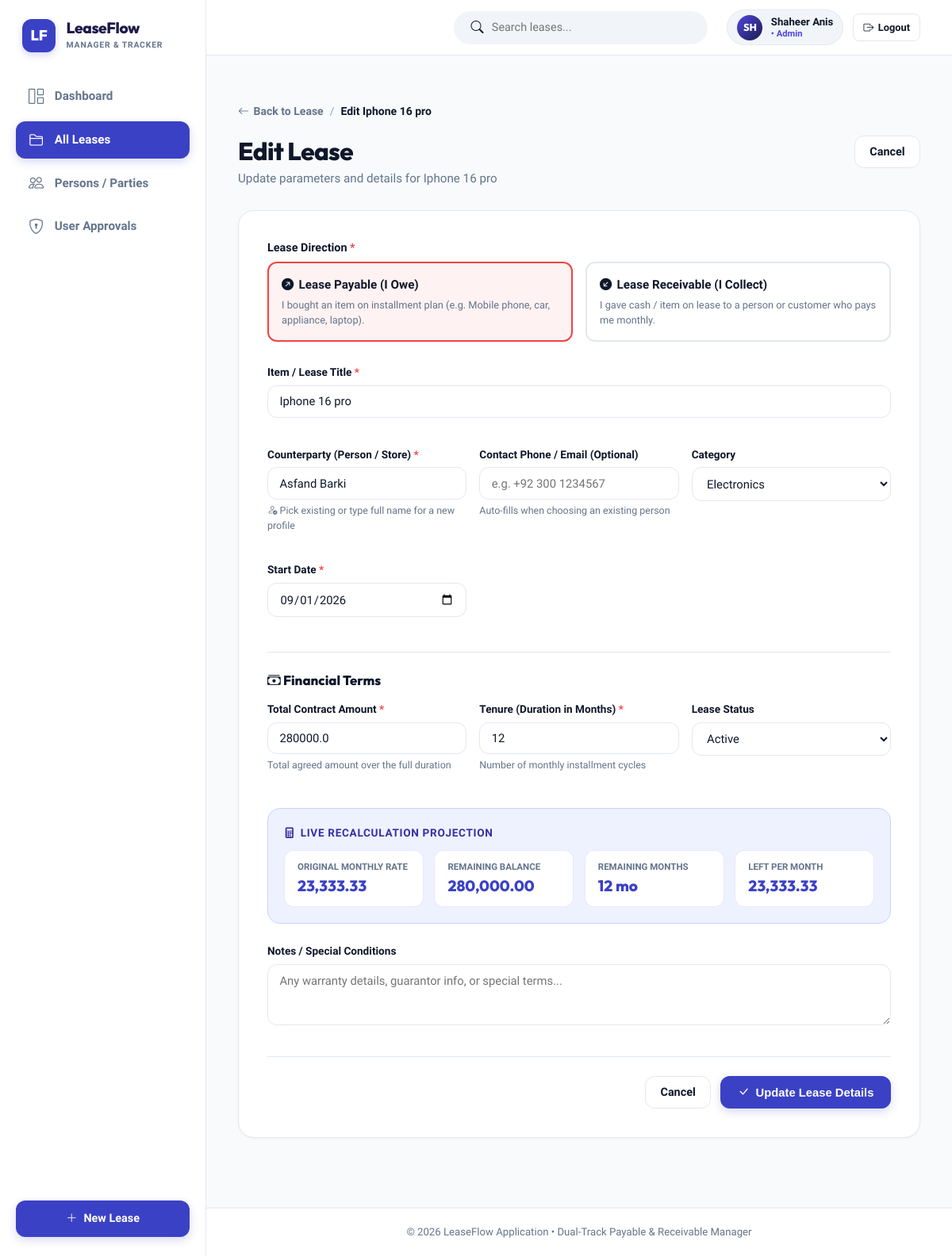
Screenshot of /leases/1/edit (signed in) with the database file from the repository.
### app/models.py (models this page shows, shortened)
class User(db.Model):
    __tablename__ = 'users'
    id = db.Column(db.Integer, primary_key=True)
    username = db.Column(db.String(80), unique=True, nullable=False, index=True)
    full_name = db.Column(db.String(120), nullable=True)
    email = db.Column(db.String(120), nullable=True)
    password_hash = db.Column(db.String(256), nullable=False)
    role = db.Column(db.String(20), nullable=False, default='user') # 'admin' or 'user'
    status = db.Column(db.String(20), nullable=False, default='pending') # 'approved', 'pending', 'rejected'
    failed_logins = db.Column(db.Integer, default=0)
    locked_until = db.Column(db.DateTime, nullable=True)
    created_at = db.Column(db.DateTime, default=utc_now)
    approved_at = db.Column(db.DateTime, nullable=True)
    last_login = db.Column(db.DateTime, nullable=True)
    leases = db.relationship('Lease', backref='owner', lazy=True, cascade='all, delete-orphan')
    counterparties = db.relationship('Counterparty', backref='owner', lazy=True, cascade='all, delete-orphan')
    @property
    def is_admin(self):
        return self.role == 'admin'
    @property
    def is_approved(self):
        return self.status == 'approved'

class Lease(db.Model):
    __tablename__ = 'leases'
    id = db.Column(db.Integer, primary_key=True)
    user_id = db.Column(db.Integer, db.ForeignKey('users.id', ondelete='CASCADE'), nullable=True, index=True)
    title = db.Column(db.String(120), nullable=False)
    lease_type = db.Column(db.String(20), nullable=False, default='payable') # 'payable' (I owe / bought) or 'receivable' (I gave / receive)
    counterparty_id = db.Column(db.Integer, db.ForeignKey('counterparties.id', ondelete='SET NULL'), nullable=True)
    party_name = db.Column(db.String(120), nullable=False) # Vendor or Customer Name
    party_contact = db.Column(db.String(120), nullable=True) # Phone / Email
    total_amount = db.Column(db.Float, nullable=False)
    tenure_months = db.Column(db.Integer, nullable=False)
    start_date = db.Column(db.Date, nullable=False, default=date.today)
    category = db.Column(db.String(50), nullable=False, default='Electronics')
    status = db.Column(db.String(20), nullable=False, default='active') # 'active', 'completed', 'cancelled'
    notes = db.Column(db.Text, nullable=True)
    created_at = db.Column(db.DateTime, default=utc_now)
    updated_at = db.Column(db.DateTime, default=utc_now, onupdate=utc_now)
    payments = db.relationship('Payment', backref='lease', cascade='all, delete-orphan', lazy=True, order_by='Payment.payment_date.asc(), Payment.id.asc()')
    documents = db.relationship('Document', backref='lease', cascade='all, delete-orphan', lazy=True, order_by='Document.uploaded_at.desc()')

### app/routes.py (the view, shortened to what this page needs)
@main_bp.route('/leases/<int:id>/edit', methods=['GET', 'POST'])
@login_required
def lease_edit(id):
    lease = Lease.query.filter_by(id=id, user_id=g.current_user.id).first_or_404()
    counterparties = Counterparty.query.filter_by(user_id=g.current_user.id).order_by(Counterparty.name.asc()).all()
    return render_template('leases/form.html', lease=lease, today=date.today(), counterparties=counterparties)

### app/auth.py (called while the page is built)
def login_required(f):
    @functools.wraps(f)
    def decorated_function(*args, **kwargs):
        if not g.current_user:
            return redirect(url_for('main.login', next=request.url))
        if not g.current_user.is_approved:
            session.clear()
            flash('Your account is awaiting administrator approval before you can access LeaseFlow.', 'warning')
            return redirect(url_for('main.login'))
        return f(*args, **kwargs)
    return decorated_function

### app/templates/leases/form.html (shortened to what this page needs)
{% extends 'base.html' %}
{% block content %}
<div style="max-width: 860px; margin: 0 auto;">
  <div style="display: flex; align-items: center; gap: 0.5rem; margin-bottom: 1.25rem; font-size: 0.875rem;">
    <a href="{% if lease %}{{ url_for('main.lease_detail', id=lease.id) }}{% else %}{{ url_for('main.lease_list') }}{% endif %}" style="color: var(--text-muted); display: inline-flex; align-items: center; gap: 0.35rem; font-weight: 600;">
      <i class="bi bi-arrow-left"></i> {% if lease %}Back to Lease{% else %}All Leases{% endif %}
    </a>
    <span style="color: var(--text-light);">/</span>
    <span style="color: var(--text-main); font-weight: 700;">{% if lease %}Edit {{ lease.title }}{% else %}New Lease{% endif %}</span>
  </div>
  <div class="page-title-row">
    <div>
      <h1>{% if lease %}Edit Lease{% else %}Create New Lease{% endif %}</h1>
      <p>{% if lease %}Update parameters and details for {{ lease.title }}{% else %}Track a purchase on installments or an item given out on lease.{% endif %}</p>
    </div>
    <a href="{% if lease %}{{ url_for('main.lease_detail', id=lease.id) }}{% else %}{{ url_for('main.lease_list') }}{% endif %}" class="btn btn-secondary">
      Cancel
    </a>
  </div>
  <form method="POST" enctype="multipart/form-data" class="card" style="border-radius: var(--radius-xl);">
    <div class="card-body" style="padding: 2.25rem;">
      <div class="form-group" style="margin-bottom: 1.75rem;">
        <label class="form-label" style="font-size: 0.9rem;">Lease Direction <span class="required">*</span></label>
        <div class="radio-cards">
          <div class="radio-card payable">
            <label for="type_payable">
              <div class="radio-card-title text-danger" style="display: flex; align-items: center; gap: 0.4rem;">
                <i class="bi bi-arrow-up-right-circle-fill"></i> Lease Payable (I Owe)
              </div>
              <div class="radio-card-desc">
                I bought an item on installment plan (e.g. Mobile phone, car, appliance, laptop).
              </div>
            </label>
          </div>
          <div class="radio-card receivable">
            <label for="type_receivable">
              <div class="radio-card-title text-success" style="display: flex; align-items: center; gap: 0.4rem;">
                <i class="bi bi-arrow-down-left-circle-fill"></i> Lease Receivable (I Collect)
              </div>
              <div class="radio-card-desc">
                I gave cash / item on lease to a person or customer who pays me monthly.
              </div>
            </label>
          </div>
        </div>
      </div>
      <div class="form-grid">
        <div class="form-group" style="grid-column: 1 / -1;">
          <label class="form-label" for="title">Item / Lease Title <span class="required">*</span></label>
          <input type="text" id="title" name="title" class="form-control" placeholder="e.g. iPhone 16 Pro Max, Cash Loan, Honda Civic, MacBook Pro"
                 value="{{ lease.title if lease else '' }}" required>
        </div>
        <div class="form-group">
          <label class="form-label" for="party_name">Counterparty (Person / Store) <span class="required">*</span></label>
          <input type="text" id="party_name" name="party_name" list="counterparty_datalist" class="form-control"
                 placeholder="Select existing person or type new name..."
                 value="{{ preselected_party.name if preselected_party else (lease.party_name if lease else '') }}"
                 autocomplete="off" required>
          <div class="form-hint">
            <i class="bi bi-person-check text-primary"></i> Pick existing or type full name for a new profile
          </div>
        </div>
        <div class="form-group">
          <label class="form-label" for="party_contact">Contact Phone / Email (Optional)</label>
          <input type="text" id="party_contact" name="party_contact" class="form-control" placeholder="e.g. +92 300 1234567"
                 value="{{ preselected_party.phone if preselected_party and preselected_party.phone else (lease.party_contact if lease else '') }}">
          <div class="form-hint">Auto-fills when choosing an existing person</div>
        </div>
        <div class="form-group">
          <label class="form-label" for="category">Category</label>
          <select id="category" name="category" class="form-control">
            {% set cats = ['Electronics', 'Vehicles', 'Appliances', 'Cash / Personal', 'Real Estate', 'Machinery & Tools', 'Other'] %}
            {% for c in cats %}
              <option value="{{ c }}" {% if lease and lease.category == c %}selected{% elif not lease and c == 'Electronics' %}selected{% endif %}>{{ c }}</option>
            {% endfor %}
          </select>
        </div>
        <div class="form-group">
          <label class="form-label" for="start_date">Start Date <span class="required">*</span></label>
          <input type="date" id="start_date" name="start_date" class="form-control"
                 value="{{ lease.start_date.strftime('%Y-%m-%d') if lease else today.strftime('%Y-%m-%d') }}" required>
        </div>
      </div>
      <div style="margin: 1.5rem 0 1rem; border-top: 1px solid var(--border-color); padding-top: 1.5rem;">
        <h4 style="font-size: 1.05rem; font-weight: 800; margin-bottom: 1rem; color: var(--text-main);">
          <i class="bi bi-cash-stack text-primary"></i> Financial Terms
        </h4>
        <div class="form-grid">
          <div class="form-group">
            <label class="form-label" for="total_amount">Total Contract Amount <span class="required">*</span></label>
            <input type="number" step="any" min="1" id="total_amount" name="total_amount" class="form-control" placeholder="e.g. 280000"
                   value="{{ lease.total_amount if lease else '' }}" required>
            <div class="form-hint">Total agreed amount over the full duration</div>
          </div>
          <div class="form-group">
            <label class="form-label" for="tenure_months">Tenure (Duration in Months) <span class="required">*</span></label>
            <input type="number" min="1" max="360" id="tenure_months" name="tenure_months" class="form-control" placeholder="e.g. 12"
                   value="{{ lease.tenure_months if lease else '12' }}" required>
            <div class="form-hint">Number of monthly installment cycles</div>
          </div>
          {% if lease %}
            <div class="form-group">
              <label class="form-label" for="status">Lease Status</label>
              <select id="status" name="status" class="form-control">
                <option value="active" {% if lease.status == 'active' %}selected{% endif %}>Active</option>
              </select>
            </div>
          {% endif %}
        </div>
      </div>
      <div class="live-calc-box">
        <div class="live-calc-title">
          <i class="bi bi-calculator-fill"></i> Live Recalculation Projection
        </div>
        <div class="live-calc-grid">
          <div class="live-calc-item">
            <div class="live-calc-label">Original Monthly Rate</div>
            <div class="live-calc-val" id="calc_standard_monthly">0.00</div>
          </div>
          <div class="live-calc-item">
            <div class="live-calc-label">Remaining Balance</div>
            <div class="live-calc-val" id="calc_remaining_balance">0.00</div>
          </div>
          <div class="live-calc-item">
            <div class="live-calc-label">Remaining Months</div>
            <div class="live-calc-val" id="calc_remaining_months">0 mo</div>
          </div>
          <div class="live-calc-item">
            <div class="live-calc-label">Left Per Month</div>
            <div class="live-calc-val" id="calc_remaining_monthly" style="color: var(--primary-blue);">0.00</div>
          </div>
        </div>
      </div>
      <div class="form-group">
        <label class="form-label" for="notes">Notes / Special Conditions</label>
        <textarea id="notes" name="notes" rows="3" class="form-control" placeholder="Any warranty details, guarantor info, or special terms...">{{ lease.notes if lease else '' }}</textarea>
      </div>
      <div style="display: flex; justify-content: flex-end; gap: 0.75rem; margin-top: 2rem; border-top: 1px solid var(--border-color); padding-top: 1.5rem;">
        <a href="{% if lease %}{{ url_for('main.lease_detail', id=lease.id) }}{% else %}{{ url_for('main.lease_list') }}{% endif %}" class="btn btn-secondary">
          Cancel
        </a>
        <button type="submit" class="btn-primary-action">
          <i class="bi bi-check-lg"></i> {% if lease %}Update Lease Details{% else %}Save & Start Lease{% endif %}
        </button>
      </div>
    </div>
  </form>
</div>
{% endblock %}

### app/templates/base.html (shortened to what this page needs)
<!DOCTYPE html>
<html lang="en">
<head>
  <link rel="stylesheet" href="https://cdn.jsdelivr.net/npm/bootstrap-icons@1.11.3/font/bootstrap-icons.min.css">
  <link rel="stylesheet" href="{{ url_for('static', filename='css/style.css') }}">
</head>
<body>
  <div class="app-container">
    <aside class="app-sidebar">
      <a href="{{ url_for('main.dashboard') }}" class="sidebar-brand">
        <div class="brand-logo-box">LF</div>
        <div class="brand-info">
          <h2>LeaseFlow</h2>
          <span>MANAGER & TRACKER</span>
        </div>
      </a>
      <nav class="sidebar-nav">
        <a href="{{ url_for('main.dashboard') }}" class="nav-link-item {% if request.endpoint == 'main.dashboard' %}active{% endif %}">
          <i class="bi bi-grid-1x2"></i>
          <span>Dashboard</span>
        </a>
        <a href="{{ url_for('main.lease_list') }}" class="nav-link-item {% if request.endpoint in ['main.lease_list', 'main.lease_detail', 'main.lease_edit'] %}active{% endif %}">
          <i class="bi bi-folder2"></i>
          <span>All Leases</span>
        </a>
        <a href="{{ url_for('main.party_list') }}" class="nav-link-item {% if request.endpoint in ['main.party_list', 'main.party_detail'] %}active{% endif %}">
          <i class="bi bi-people"></i>
          <span>Persons / Parties</span>
        </a>
        {% if current_user and current_user.is_admin %}
          <a href="{{ url_for('main.admin_users') }}" class="nav-link-item {% if request.endpoint == 'main.admin_users' %}active{% endif %}" style="display: flex; align-items: center;">
            <i class="bi bi-shield-lock"></i>
            <span>User Approvals</span>
          </a>
        {% endif %}
      </nav>
      <div class="sidebar-bottom">
        <a href="{{ url_for('main.lease_create') }}" class="btn-sidebar-add">
          <i class="bi bi-plus-lg"></i>
          <span>New Lease</span>
        </a>
      </div>
    </aside>
    <div class="app-main">
      <header class="app-topbar">
        <form method="GET" action="{{ url_for('main.lease_list') }}" class="topbar-search">
          <i class="bi bi-search text-muted"></i>
          <input type="text" name="search" placeholder="Search leases...">
        </form>
        <div class="topbar-actions" style="display: flex; align-items: center; gap: 0.75rem;">
          {% if current_user %}
            <div style="display: flex; align-items: center; gap: 0.65rem; background: var(--bg-subtle); padding: 0.35rem 0.75rem; border-radius: var(--radius-full); border: 1px solid var(--border-color);">
              <div style="width: 32px; height: 32px; border-radius: 50%; background: {% if current_user.is_admin %}linear-gradient(135deg, #4f46e5 0%, #1e1b4b 100%){% else %}linear-gradient(135deg, #0284c7 0%, #0369a1 100%){% endif %}; color: #fff; display: flex; align-items: center; justify-content: center; font-weight: 800; font-size: 0.8rem; font-family: var(--font-heading);">
                {{ current_user.username[:2].upper() }}
              </div>
              <div style="line-height: 1.2;">
                <div style="font-size: 0.825rem; font-weight: 700; color: var(--text-main);">
                  {{ current_user.full_name or current_user.username }}
                </div>
                <div style="font-size: 0.7rem; color: {% if current_user.is_admin %}#4f46e5; font-weight: 700;{% else %}var(--text-light);{% endif %}">
                  {% if current_user.is_admin %}&bull; Admin{% else %}&bull; User{% endif %}
                </div>
              </div>
            </div>
            <a href="{{ url_for('main.logout') }}" class="btn btn-sm btn-secondary" style="display: inline-flex; align-items: center; gap: 0.35rem; padding: 0.45rem 0.75rem;" title="Sign out of LeaseFlow">
              <i class="bi bi-box-arrow-right"></i>
              <span>Logout</span>
            </a>
          {% endif %}
        </div>
      </header>
      <main class="main-content">
        {% block content %}{% endblock %}
      </main>
      <footer class="app-footer">
        &copy; 2026 LeaseFlow Application &bull; Dual-Track Payable & Receivable Manager
      </footer>
    </div>
  </div>
</body>
</html>

### rows the page displays
User: username "SH", full_name "Shaheer Anis"
Lease: title "Iphone 16 pro", party_name "Asfand Barki", category "Electronics", start_date "09/01/2026", total_amount "280000.0", tenure_months "12", status "Active"
